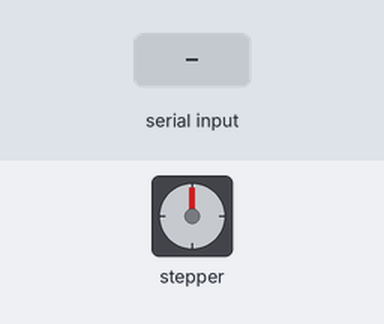
A sketch run on a simulated Arduino Uno, built with avr-gcc and run on an emulated ATmega328P. On the bench: stepper motor. Wiring (inferred from the names in the program): stepper motor driver (200 steps per turn assumed): step pin 3; direction pin 4. The inputs (shaded band) are chosen by the test bench.

Above: at 1.2 s.
1.3 s: "1,90," received over Serial
At 3.3 s:
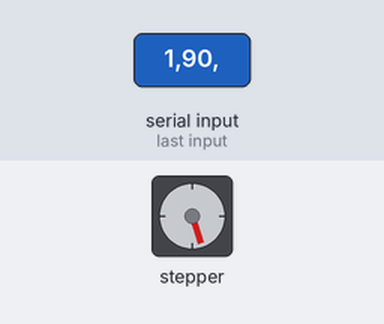
3.8 s: "1,90,45," received over Serial
At 5.4 s:
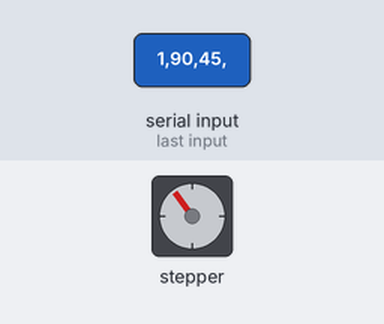
6.3 s: "1,90," received over Serial
At 8.3 s:
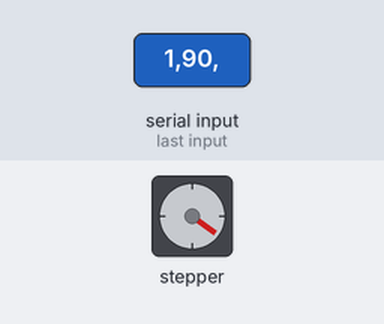
8.8 s: "1,90,45," received over Serial
At 10.4 s:
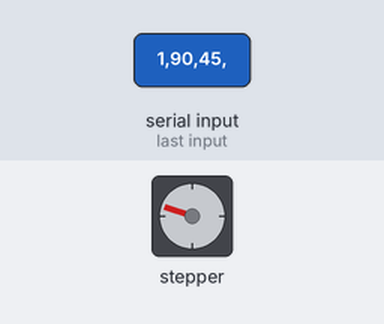
Timing chart, 0 to 11.9 s (numbered marks = the images above; inputs shaded):
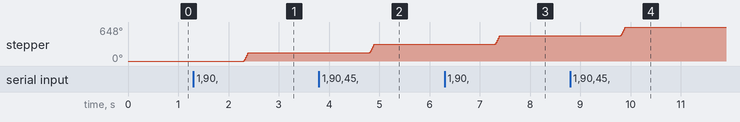

Measured:
- after the input at 1.3 s, stepper: turns 162° clockwise, starting after 1.0 s
- after the input at 3.8 s, stepper: turns 162° clockwise, starting after 1.0 s
- after the input at 6.3 s, stepper: turns 162° clockwise, starting after 1.0 s
- after the input at 8.8 s, stepper: turns 162° clockwise, starting after 1.0 s

The sketch:

Nema_Movimiento_2.ino
```cpp
// Definimos los números de los pines
#define stepPin 3
#define dirPin 4

int dir;
int step;

void setup() {
  Serial.begin(9600);
  // Definimos ambos pines como salidas
  pinMode(stepPin,OUTPUT);  // Pin que define el numero de pasos
  pinMode(dirPin,OUTPUT);  // Pin que define la dirección del motor
}
void loop() {
  if (Serial.available()) {
    dir = (int)Serial.readStringUntil(',').toInt();
    // 200 pasos equivalen a un giro de 360º del stepper
    step = (int)Serial.readStringUntil('\n').toInt();
    switch (dir) {
      case 0:
        //Serial.println("Giro hacia la izquierda");
        digitalWrite(dirPin,LOW);
        break;
      case 1:
        //Serial.println("Giro hacia la derecha");
        digitalWrite(dirPin,HIGH);
        break;
      default:
        //Serial.println("Operación no reconocida");
        return;
    }

  // Bucle para contar el número de pasos que le introducimos y una vez que los realice se pare

  for(int x = 0; x < step; x++) {
    digitalWrite(stepPin,HIGH);
    delayMicroseconds(500);
    digitalWrite(stepPin,LOW);
    delayMicroseconds(500);
  }
  delay(1000); // Un segundo de delay hasta la proxima interacción

  }
}
```
